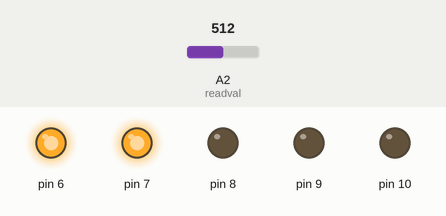
This sketch was run on a simulated Arduino Uno, built with avr-gcc and run on an emulated ATmega328P. Shown: output pins drawn as LEDs (lit = HIGH). The test bench sets the inputs (shaded band); at power-on: A2 (readval) = 512.

Above: at 1.4 s.
1.5 s: A2 (readval) set to 601
3.3 s: A2 (readval) set to 625
At 4.6 s:
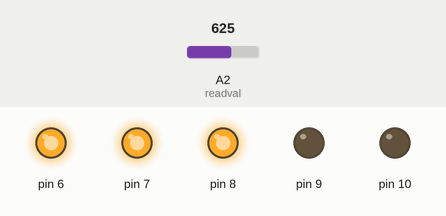
5.4 s: A2 (readval) set to 122
At 6.0 s:
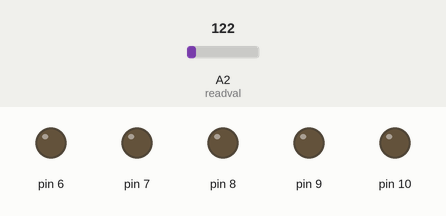
7.2 s: A2 (readval) set to 191
8.7 s: A2 (readval) set to 216
At 9.9 s:
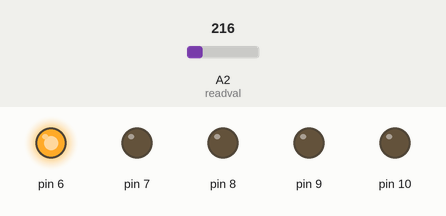
10.6 s: A2 (readval) set to 391
12.2 s: A2 (readval) set to 427
At 13.9 s:
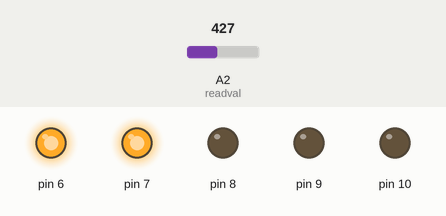
Timing chart, 0 to 15.3 s (numbered marks = the images above; inputs shaded):
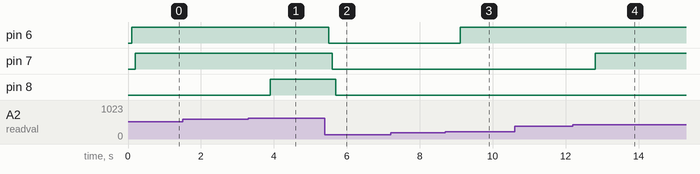

The sketch:

task2.ino
```cpp
int i,j;
float myV;
int readval=A2;
void setup() {
  Serial.begin(9600);
  pinMode(A2,INPUT);
  for (i=6; i<11 ; i++)
  {
    pinMode(i,OUTPUT);
  }

}

void loop() {
 j=analogRead(readval);
 myV=(5.0/1023.0)*j;
 if(myV>=0){

    for(i=5;i<=myV+5;i++){
      digitalWrite(i,HIGH);
      delay(100);
    }
    for(i=6+myV;i<=10;i++){
      digitalWrite(i,LOW);
      delay(100);
    }


  }
 }
```

Measured:
- the behaviour switches between 613 and 614 on A2 (readval) (found by bisection; images 0 and 1)
- the behaviour switches between 204 and 205 on A2 (readval) (found by bisection; images 2 and 3)
- the behaviour switches between 409 and 410 on A2 (readval) (found by bisection; images 3 and 4)
- after the input at 1.5 s, every drawn part: stays the same
- after the input at 3.3 s, pin 8: LOW → HIGH after 0.60 s
- after the input at 5.4 s, pin 6: HIGH → LOW after 0.10 s; pin 7: HIGH → LOW after 0.20 s; pin 8: HIGH → LOW after 0.30 s
- after the input at 7.2 s, every drawn part: stays the same
- after the input at 8.7 s, pin 6: LOW → HIGH after 0.40 s
- after the input at 10.6 s, every drawn part: stays the same
- after the input at 12.2 s, pin 7: LOW → HIGH after 0.61 s
